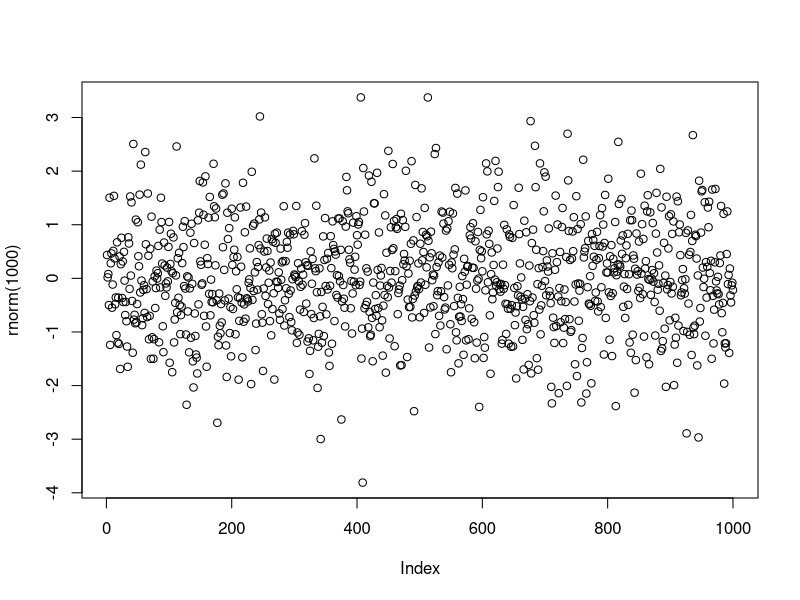

This figure's R source:
## ---- chunk 1
plot(rnorm(1000))
